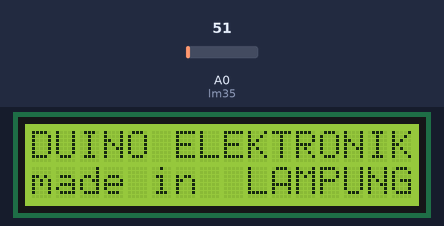
This sketch was run on a simulated Arduino Uno, built with avr-gcc and run on an emulated ATmega328P. Shown: 16×2 character LCD. Inputs (shaded band) come from the test bench; at power-on: A0 (lm35) = 51. The local clock reads 2024-03-15 10:24:30 at power-on unless the sketch sets it.

Above: at 2.1 s.
At 5.2 s:
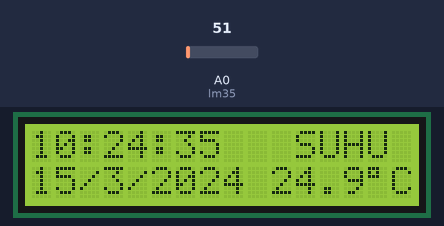
5.3 s: A0 (lm35) set to 22
At 6.8 s:
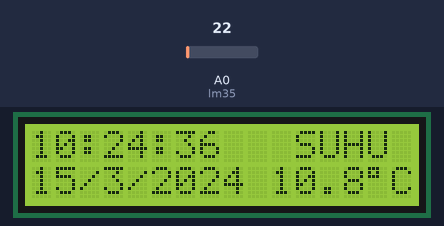
8.6 s: A0 (lm35) set to 19
At 9.9 s:
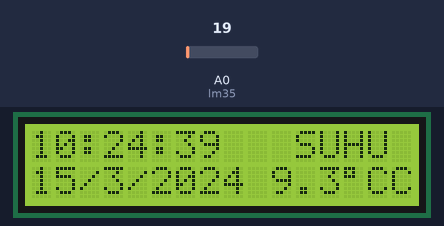
12.6 s: A0 (lm35) set to 15
At 31.0 s:
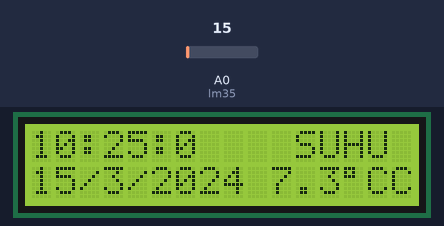
Timing chart, 0 to 32.5 s (numbered marks = the images above; inputs shaded):
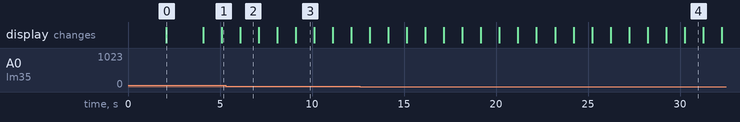

The sketch:

JAM_DIGITAL.ino
```cpp
#include <virtuabotixRTC.h>
#include <LiquidCrystal.h>
//pin LCD 20x4
LiquidCrystal lcd(7,6,5,4,3,2);
//pin RTC ke arduino (CLK, DAT, RST)
virtuabotixRTC myRTC(10, 11, 12);
//lm35
const int lm35 = A0;
float masuk =0;
float konversi, ukur = 0;

void setup()
{
  lcd.begin(16,2);
  lcd.setCursor(2,0);
  lcd.print("JAM  DIGITAL");
  lcd.setCursor(2,1);
  lcd.print("version  1.0");
  delay(2000);
  lcd.setCursor(0,0);
  lcd.print("DUINO ELEKTRONIK");
  lcd.setCursor(0,1);
  lcd.print("made in  LAMPUNG");
  delay(2000);
  lcd.clear();

  //format RTC detik, menit, jam, banyak hari dalam satu minggu, hari, bulan, dan tahun
  //tidak diaktifkan agar mengikuti jam pada PC kita
  //myRTC.setDS1302Time(00, 00, 00, 6, 14, 9, 2018);
}

void loop()
{
  DS1302();
  suhu();
  delay(1000);
}

void DS1302()
{
  // This allows for the update of variables for time or accessing the individual elements.
  myRTC.updateTime();
  lcd.setCursor(0,0);
  lcd.print(myRTC.hours);
  lcd.print(":");
  lcd.print(myRTC.minutes);
  lcd.print(":");
  lcd.println(myRTC.seconds);
  lcd.setCursor(0,1);
  lcd.print(myRTC.dayofmonth);
  lcd.print("/");
  lcd.print(myRTC.month);
  lcd.print("/");
  lcd.print(myRTC.year);
}

void suhu()
{
  masuk = analogRead(lm35);
  konversi = (masuk*5000)/1023;
  ukur = konversi/10;
  lcd.setCursor(11,0);
  lcd.print("SUHU");
  lcd.setCursor(10,1);
  lcd.print(ukur,1);//satu angka dibelakang koma
  lcd.print(char(223));
  lcd.print("C");
}
```

Measured:
- the behaviour switches between 21 and 20 on A0 (lm35) (found by bisection; images 2 and 3)
- after the input at 8.6 s, the display: changes after 0.51 s (image 3)
- what the display in image 0 shows lasts 2.0 s, from 2.1 s to 4.1 s
- what the display in image 2 shows lasts 1.0 s, from 6.1 s to 7.1 s
